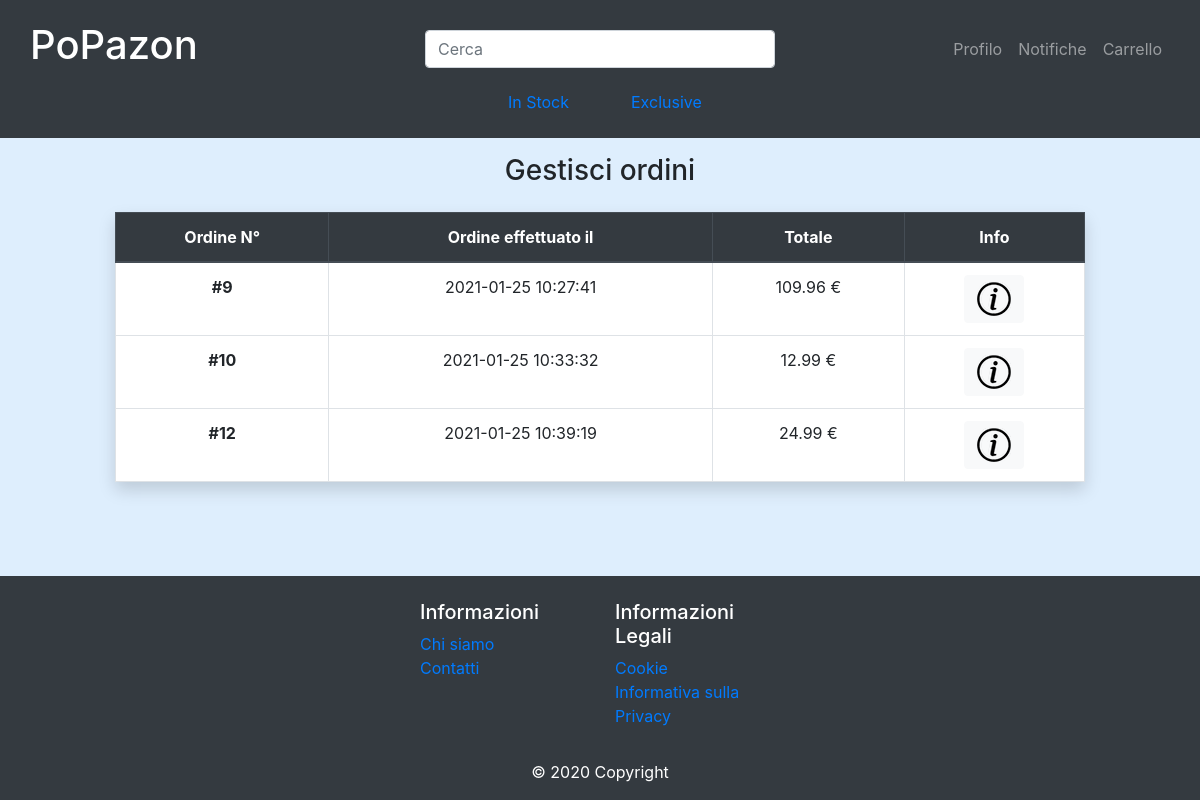
/visualizzaOrdiniUtente.php (signed in), run on the app's committed database.
### tables this page shows
CREATE TABLE `avanzamento` (
  `stato` int(5) NOT NULL,
  `ordine` int(11) NOT NULL,
  `data` datetime NOT NULL
);

CREATE TABLE `ordine` (
  `num` int(11) NOT NULL,
  `totale` float NOT NULL,
  `compratore` varchar(50) NOT NULL
);

### src/utils/readConfig.php (called while the page is built, shortened)
<?php
    class ReadConfig{
        private $json;
        public function __construct(){
            $this->str = file_get_contents(__DIR__."/../../config.json");
            $this->json = json_decode($this->str,true)["db"];
        }
        public function getServername(){
            return $this->json["servername"];
        }
        public function getUsername(){
            return $this->json["username"];
        }
        public function getPassword(){
            return $this->json["password"];
        }
        public function getDbName(){
            return $this->json["dbname"];
        }
        public function getPort(){
            return $this->json["port"];
        }
    }
?>

### src/bootstrap.php (called while the page is built, shortened)
<?php
    require_once("db/database.php");
    require_once("utils/readConfig.php");
    $readConf = new ReadConfig();
    $dbh = new DatabaseHelper($readConf->getServername(),
                                $readConf->getUsername(),
                                $readConf->getPassword(),
                                $readConf->getDbName(),
                                $readConf->getPort());
?>

### src/db/database.php (called while the page is built, shortened)
<?php
    class DatabaseHelper{
        private $db;
        public function __construct($servername, $username, $password, $dbname, $port){
            $this->db = new mysqli($servername, $username, $password, $dbname, $port);
        }
        public function getInfoBaseOrdini($email) {
            $query = "  SELECT num as ordine, totale, data
                        FROM ordine
                        JOIN avanzamento
                        ON num = ordine
                        JOIN stato ON avanzamento.stato = stato.id
                        WHERE stato.nome = 'IN ELABORAZIONE'
                        AND compratore = ?";
            $stmt = $this->db->prepare($query);
            $stmt->bind_param("s", $email);
            $stmt->execute();
            return $stmt->get_result()->fetch_all(MYSQLI_ASSOC);
        }
}
?>

### src/template/visualizzaOrdiniUtente.php (the view)
<div class="row">
    <div class="col-12 text-center py-3">
        <h3>Gestisci ordini</h3>
    </div>
</div>
    <?php if(empty($templateParams["ordini"])): ?>
        <div class="row d-flex justify-content-center py-3">
            <div class="col-md-6 col-6">
                <div class="card card-body flex-fill text-center shadow">
                    <span class="fas fa-archive"></span>
                    <h4 class="mb-2 py-2">Non è stato effettuato alcun ordine</h4>
                </div>
            </div>
        </div>
    <?php else : ?>
    <div class="row">
        <div class="col-md-1"></div>
        <div class="col-12 col-md-10">
            <table class="table text-center table table-bordered shadow">
                <thead class="thead-dark">
                  <tr>
                    <th id="ordineNumero" class="w-45">Ordine N°</th>
                    <th id="data" class="w-45">Ordine effettuato il</th>
                    <th id="totale" class="w-5">Totale</th>
                    <th id="dettagli" class="w-5">Info</th>
                  </tr>
                </thead>
                <tbody class="bg-white">
                    <?php foreach($templateParams["ordini"] as $ordine): ?>
                            <tr>
                                <th id= "ordine<?php echo $ordine["ordine"]?>" headers= "ordineNumero"> #<?php echo $ordine["ordine"]?> </th>
                                <td class= "text-center" headers= "data ordine<?php echo $ordine["ordine"]?>">
                                    <label> <?php echo $ordine["data"]?> </label>
                                </td>
                                <td class= "text-center" headers= "totale ordine<?php echo $ordine["ordine"] ;?>">
                                    <label> <?php echo $ordine["totale"], " €"; ?> </label>
                                </td>
                                <td class= "text-center" headers= "dettagli ordine<?php echo $ordine["ordine"]?>">
                                    <a href="tracciaOrdine.php?ordine=<?php echo $ordine["ordine"];?>" class="btn btn-light">
                                        <img src="<?php echo UPLOAD_DIR;?>icone/info-icon.png" class="img-responsive" alt="modifica"/>
                                    </a>
                                </td>
                            </tr>
                  <?php endforeach; ?>
                </tbody>
              </table>
        </div>
        <div class="col-md-1"></div>
    </div>
    <?php endif; ?>

### src/css/style.css (style rules this page uses)
body { background-color: rgb(197 226 252 / 56%); }
* { box-sizing: border-box }
img { vertical-align: middle; }

### data on the page
avanzamento: ordine.num "9", data "2021-01-25 10:27:41", ordine.totale "109.96"
avanzamento: ordine.num "10", data "2021-01-25 10:33:32", ordine.totale "12.99"
avanzamento: ordine.num "12", data "2021-01-25 10:39:19", ordine.totale "24.99"
